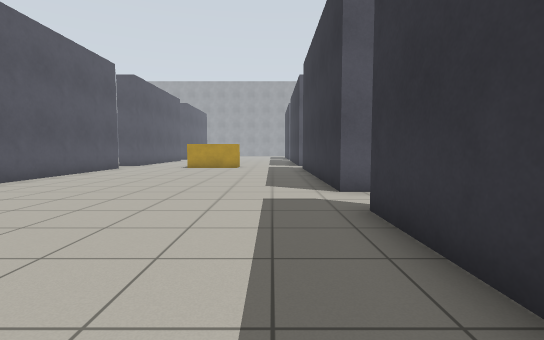
view 1 (above)

17 first-person views from a walk through a world built for the Gazebo simulator. The camera is 0.94 m above the floor, tilts 4° down and sees 85° across. Floor lines are 1 m apart. The floor is counted in squares, 1 m on a side. Each view is taken from the middle of a square. On the plan, view 1 faces up. The plan holds only what a view shows up to about 11 squares ahead; the rest is blank. The place goes on beyond the plan.

view 2
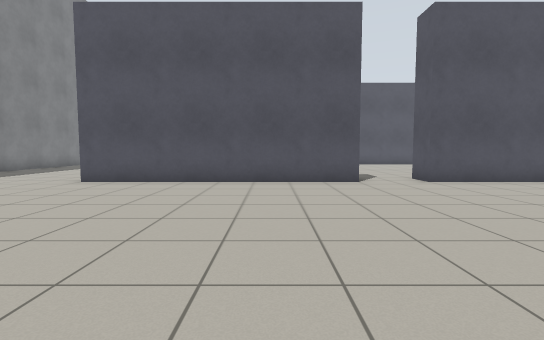

view 3
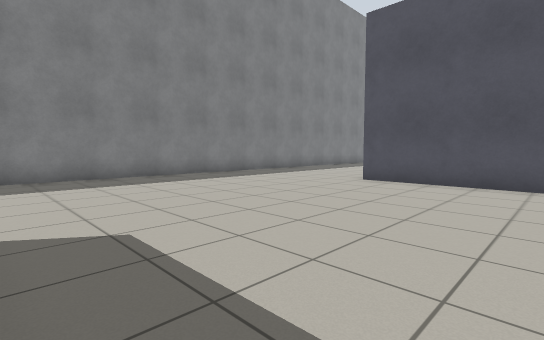

view 4
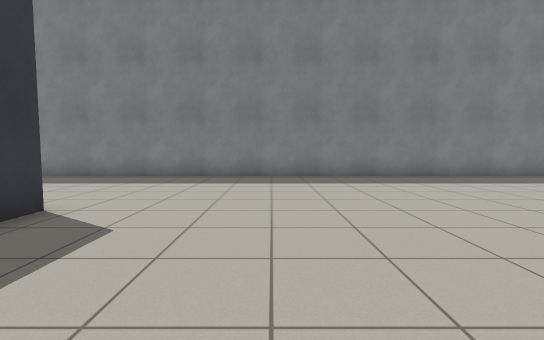

view 5
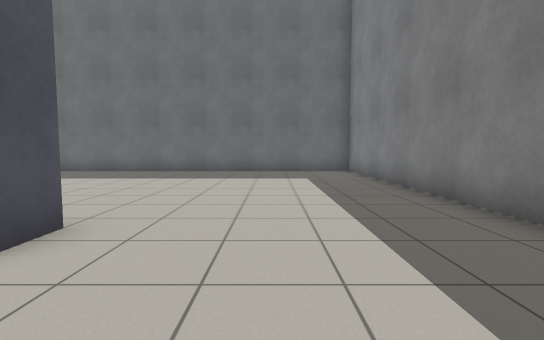

view 6
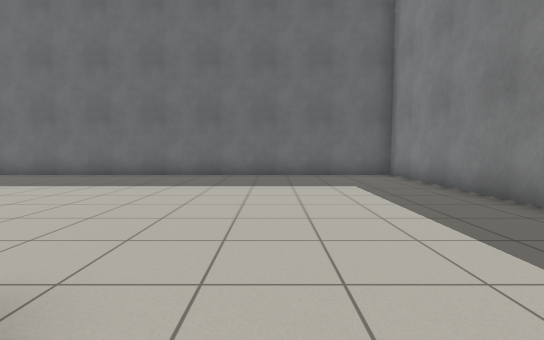

view 7
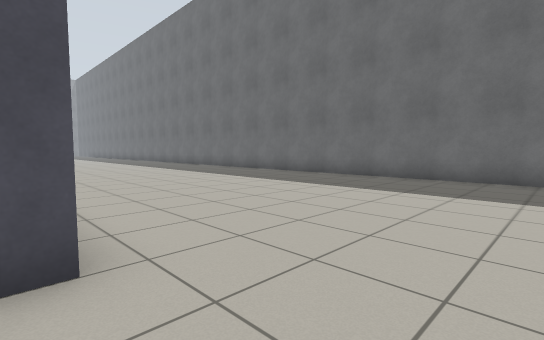

view 8
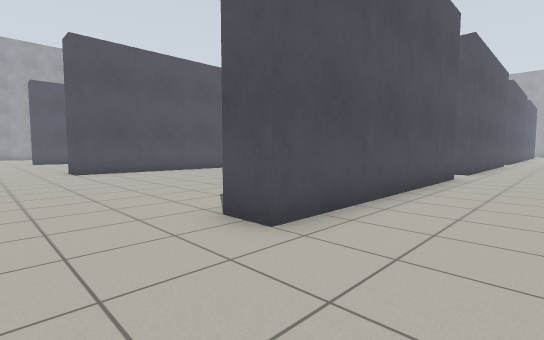

view 9
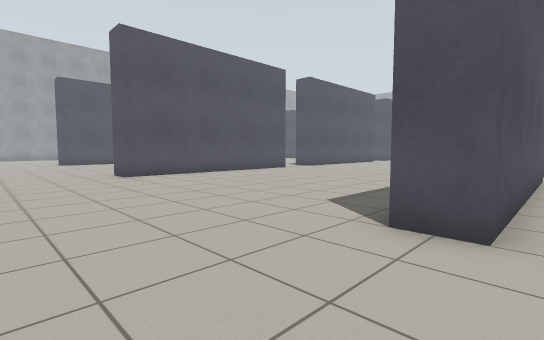

view 10
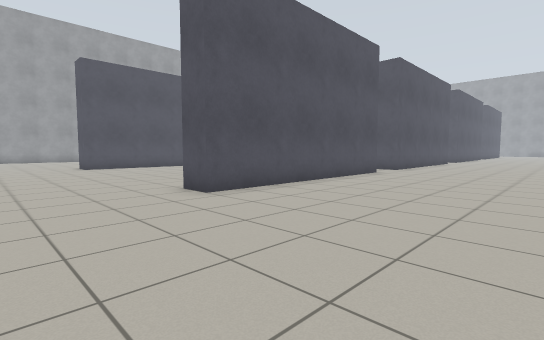

view 11
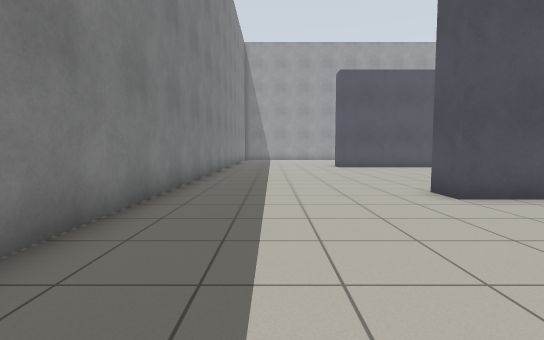

view 12
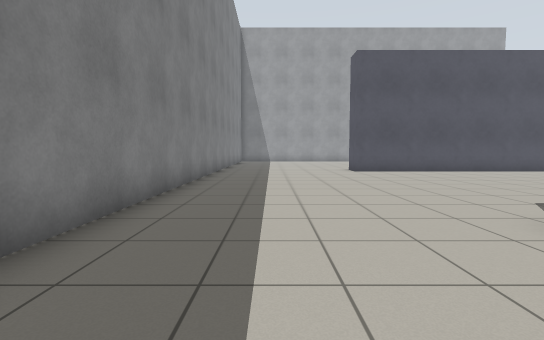

view 13
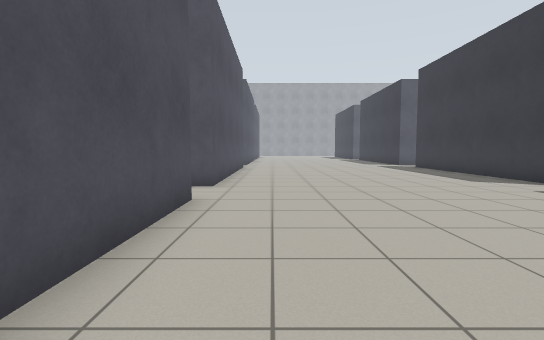

view 14
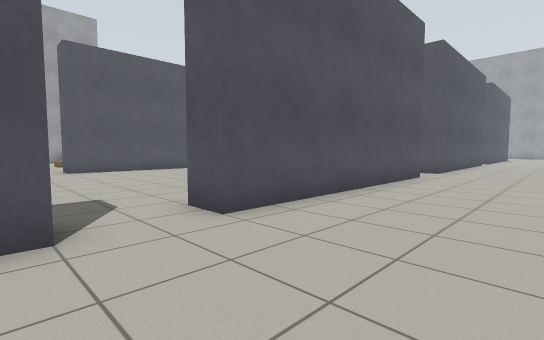

view 15
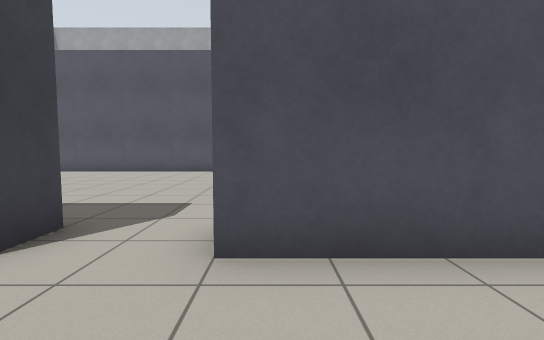

view 16
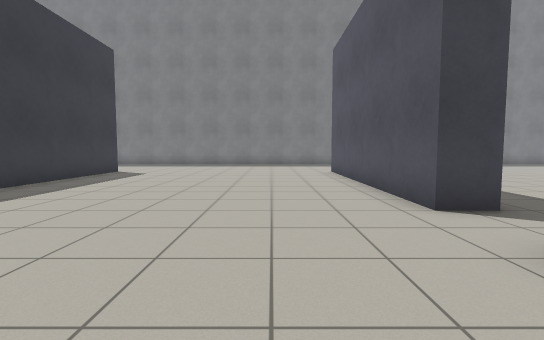

view 17
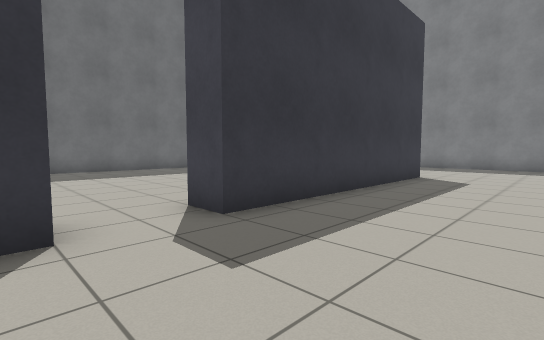

### Floor plan
Points are (right, up) in squares from view 1. A wall is a line through its corners. A room is listed if a view was taken in it or the views show most of it. See-through windows are left out.
Room 1 (views 1, 2, 3, 4, 5, 6, 7, 8, 9, 10, 11, 12, 13, 14, 15, 16, 17)
walls: (-7.5, 4.6) (-7.5, -3.5) (-8.5, -3.5); (-8.5, 7.1) (-8.5, 10.1); (-7.5, 11.1) (-7.5, 6.5) (-8.5, 6.5); (-8.5, -2.1) (-8.5, 2); (2.2, 6.5) (1.5, 6.5) (1.5, 11); (-18.6, 4.5) (-17.5, 4.5) (-17.5, -3.5) (-18.5, -3.5); (2.6, -3.5) (1.5, -3.5) (1.5, 4.5) (2.5, 4.5); (-17.5, 14.6) (-17.5, 6.5) (-18.5, 6.5); (-11.5, -9.3) (11.9, -9.3) (11.9, 5); (-26.1, -9.3) (-14.5, -9.3)

Where each view was taken, in squares from view 1:
view 1: 0 up, 0 right, facing up
view 2: 2 up, 1 right, facing left
view 3: 1 up, 1 right, facing down-left
view 4: 1 up, 2 left, facing down
view 5: 6 down, 1 left, facing right
view 6: 5 down, 1 right, facing right
view 7: 6 down, 2 right, facing up-right
view 8: 6 down, 5 left, facing up-left
view 9: 7 down, 7 left, facing up-left
view 10: 7 down, 12 left, facing up-left
view 11: 7 down, 12 left, facing left
view 12: 7 down, 15 left, facing left
view 13: 1 down, 16 left, facing up
view 14: 4 up, 14 left, facing up-left
view 15: 7 up, 15 left, facing left
view 16: 9 up, 15 left, facing down
view 17: 7 up, 2 left, facing down-right
